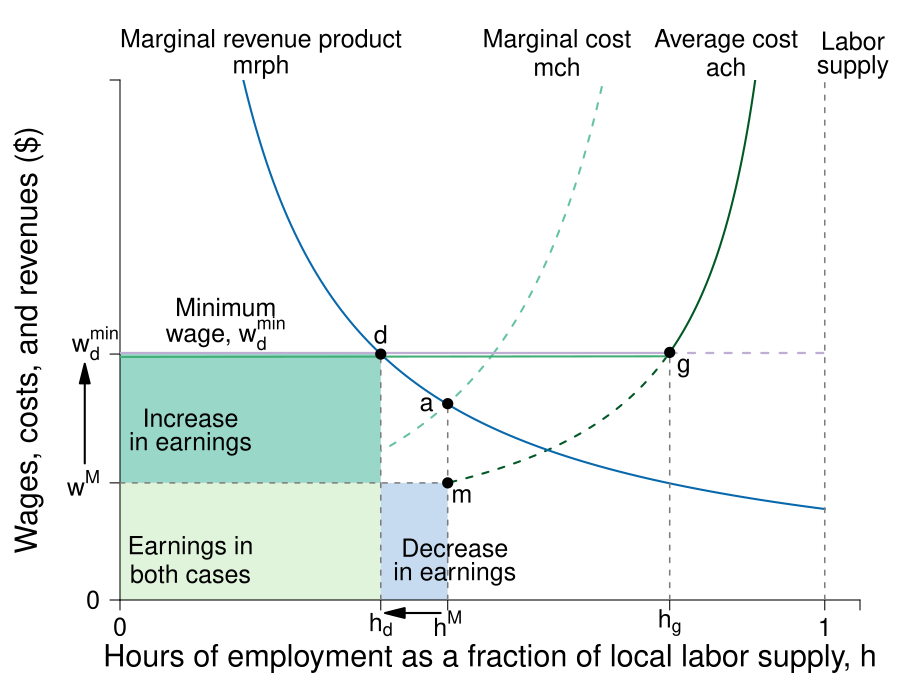

Write the R code that produced this figure.
#' Graph Designer: Scott Cohn
#' Authors: Bowles and Halliday
#' Title: Coordination, Conflict and Competition: A Text in Microeconomics

library(shape)
library(plotrix)
pdf(file = "employment/monopsony_earningschange.pdf", width = 9, height = 7)

#Set parameters for graphics
axislabelsize <- 1.8
labelsize <- 1.5
namesize <- 1.8
annotatesize <- 1.5
graphlinewidth <- 2
segmentlinewidth <- 1.5

COL <- c("#7fc97f", "#beaed4", "#fdc086", "#ffff99", "#386cb0", "#f0027f", "#bf5b17", "#666666")
COLA <- c("#e0f3db", "#99d8c9","#66c2a4","#41ae76", "#238b45", "#005824")
COLB <- c("#c6dbef", "#4eb3d3", "#2b8cbe", "#0868ac","#084081")
COLC <- c("#fcfbfd", "#efedf5", "#dadaeb", "#bcbddc", "#9e9ac8", "#807dba", "#6a51a3", "#54278f", "#3f007d")
grays <- gray.colors(25, start = 1, end = 0, alpha = 1)


WageFn <- function(h, ubar = 3, B = 2, t = 0.8) {
  B + ubar + (ubar - ubar*t +  ubar*t*h )/(t*(1 - h))
}

Mch <- function(h, ubar = 3, B = 2, t = 0.8) {
  B + ubar + (ubar - ubar*t +  ubar*t*h )/(t*(1 - h))+ (ubar*h)/(t*(1-h)^2)
}


MRP <- function(h, constant = 7, slope = 1){
  constant/(slope*h)
}

# mrp2 <- function(h, constant = 4, power = 2){
#   constant/(h^power)
# }

costRevSol <- function(h, constant = 7, ubar = 3, B = 2, t = 0.8){
  B + ubar + (ubar - ubar*t +  ubar*t*h )/(t*(1 - h)) + (ubar*h)/(t*(1-h)^2) - constant/h
}

#uniroot(costRevSol(x, constant = 7, ubar = 3, B = 2, t = 0.8), lower = 0.01, upper = 1)

par(mar =  c(5, 6, 4, 2))

xlims <- c(0, 1.05)
ylims <- c(0, 40)

plot(0, 0, xlim = xlims, ylim = ylims, type = "n",
     xlab = "",
     ylab = "",
     xaxt = "n", 
     yaxt = "n",
     cex.lab = axislabelsize, 
     bty = "n", 
     xaxs="i", 
     yaxs="i")

npts <- 500 
npts2 <- 501

#Guesses at intersections
LPoints <- c(0.465, 0.56) 
BPoints <- c(0.37, 0.53, 0.78)

#Specify the sequences of points for graphing. 
xx1 <- seq(xlims[1], BPoints[2], length.out = npts)
xx2 <- seq(BPoints[2], 1, length.out = npts)
xx3 <- seq(xlims[1], BPoints[3], length.out = npts)
xx4 <- seq(BPoints[3], 1, length.out = npts)
xx5 <- seq(xlims[1], 1, length.out = npts)


#Draw the lines for the graphs
lines(xx3, WageFn(xx3), col = COLA[6], lwd = graphlinewidth, lty = 2)
lines(xx4, WageFn(xx4), col = COLA[6], lwd = graphlinewidth, lty = 1)
lines(xx1, Mch(xx1), col = COLA[3], lwd = graphlinewidth, lty = 2)
lines(xx2, Mch(xx2), col = COLA[3], lwd = graphlinewidth, lty = 2)
lines(xx5, MRP(xx5), col = COLB[4], lwd = graphlinewidth)
#lines(xx1, mrp2(xx1), col = COLB[4], lwd = graphlinewidth)

#lines(xx2, solowCondition(xx2, delta = 5), col = COL[3], lwd = 4)
#lines(xx2, solowInfeas(xx2, delta = 5), col = COL[1], lwd = 4, lty = 2)




#Customize ticks and labels for the plot
ticksy <- c(0, MRP(BPoints[1]), WageFn(LPoints[1]), 40)
ylabels <- c(0, NA, expression(paste(w^M)), NA)
ticksx <- c(0, BPoints[1], LPoints[1], BPoints[3], 1, xlims[2])
xlabels <- c(0, expression(paste(h[d])), expression(paste(h^M)), expression(paste(h[g])),  1.0, NA)

xpoly1 <- c(0, 0, BPoints[1], BPoints[1])
ypoly1 <- c(0, WageFn(LPoints[1]), WageFn(LPoints[1]), 0)
polygon(x = xpoly1, y = ypoly1, col=COLA[1], density=NULL, border = NA)

xpoly2 <- c(LPoints[1], LPoints[1], BPoints[1], BPoints[1])
ypoly2 <- c(0, WageFn(LPoints[1]), WageFn(LPoints[1]), 0)
polygon(x = xpoly2, y = ypoly2, col=COLB[1], density=NULL, border = NA)

xpoly3 <- c(0, 0, BPoints[1], BPoints[1])
ypoly3 <- c(19, WageFn(LPoints[1]), WageFn(LPoints[1]), 19)
polygon(x = xpoly3, y = ypoly3, col=COLA[2], density=NULL, border = NA)


axis(1, at = ticksx, pos = 0, labels = xlabels, cex.axis = labelsize)
axis(2, at = ticksy, pos = 0, labels = ylabels, las = 1,cex.axis = labelsize)


text(-0.035, 19 + 0.75,  expression(paste(w[d]^min)), xpd = TRUE, cex = labelsize) 



#Axis labels 
text(0.5*xlims[2], -4.5,  expression(paste("Hours of employment as a fraction of local labor supply, ", h)), xpd = TRUE, cex = axislabelsize) 
text(-0.13, 0.5*ylims[2], expression(paste("Wages, costs, and revenues ($)")), xpd = TRUE, cex = axislabelsize, srt = 90) 


#Annotation of the  graphs
text(0.86, 43, expression(paste("Average cost")), cex = labelsize, xpd = TRUE)
text(0.86, 41, expression(paste(ach)), cex = labelsize, xpd = TRUE)

text(0.62, 43, expression(paste("Marginal cost")), cex = labelsize, xpd = TRUE)
text(0.62, 41, expression(paste(mch)), cex = labelsize, xpd = TRUE)

text(0.2, 43, expression(paste("Marginal revenue product")), cex = labelsize, xpd = TRUE)
text(0.2, 41, expression(paste(mrph)), cex = labelsize, xpd = TRUE)



#Labor supply
segments(1, 0, 1, 42, lty = 2, lwd = segmentlinewidth, col = grays[20])
text(1.04, 43, expression(paste("Labor")), cex = labelsize, xpd = TRUE)
text(1.04, 41, expression(paste("supply")), cex = labelsize, xpd = TRUE)



#segments(0, Mch(LPoints[1]), LPoints[1], Mch(LPoints[1]), lty = 2, lwd = segmentlinewidth, col = grays[20])
segments(LPoints[1], 0 , LPoints[1], Mch(LPoints[1]), lty = 2, lwd = segmentlinewidth, col = grays[20])
segments(0, WageFn(LPoints[1]), LPoints[1], WageFn(LPoints[1]), lty = 2, lwd = segmentlinewidth, col = grays[20])

segments(BPoints[1], 0, BPoints[1], MRP(BPoints[1]), lty = 2, lwd = segmentlinewidth, col = grays[20])

#Binding minimum wage
segments(0, 19, BPoints[3], 19, lty = 1, lwd = graphlinewidth + 0.2, col = COL[2])
segments(BPoints[3], 19, 1, 19, lty = 2, lwd = graphlinewidth + 0.2, col = COL[2])

#Green part of min wage
segments(0, 19 - 0.3, BPoints[3], WageFn(BPoints[3]) - 0.3, lty = 1, lwd = graphlinewidth, col = COLA[4])

points(BPoints[1], MRP(BPoints[1]), pch = 16, col = "black", cex = 1.5)
text(BPoints[1], MRP(BPoints[1]) + 1.5, expression(paste(d)), cex = labelsize)


segments(BPoints[3], 0, BPoints[3], WageFn(BPoints[3]), lty = 2, lwd = segmentlinewidth, col = grays[20])
points(BPoints[3], WageFn(BPoints[3]), pch = 16, col = "black", cex = 1.5)
text(BPoints[3] + 0.02, WageFn(BPoints[3]) - 1.2, expression(paste(g)), cex = labelsize)


points(LPoints[1], Mch(LPoints[1]), pch = 16, col = "black", cex = 1.5)
text(LPoints[1] - 0.03, MRP(LPoints[1]), expression(paste(a)), cex = labelsize)


points(LPoints[1], WageFn(LPoints[1]), pch = 16, col = "black", cex = 1.5)
text(LPoints[1] + 0.02, WageFn(LPoints[1]) - 1, expression(paste(m)), cex = labelsize)

#Arrows for effects of min wage
Arrows(LPoints[1] - 0.01, -1, BPoints[1] + 0.02, -1, col = "black", lty = 1, lwd = 2, arr.type = "triangle", xpd = TRUE)
Arrows(-0.05, WageFn(LPoints[1]) + 1.5, - 0.05, MRP(BPoints[1]) - 1.5, col = "black", lty = 1, lwd = 2, arr.type = "triangle", xpd = TRUE)


text(0.15, MRP(BPoints[1]) + 3.6, expression(paste("Minimum")), cex = labelsize)
text(0.15, MRP(BPoints[1]) + 1.6, expression(paste("wage, ", w[d]^min)), cex = labelsize)

text(0.1, 14, expression(paste("Increase")), cex = labelsize)
text(0.1, 12, expression(paste("in earnings")), cex = labelsize)

text(0.1, 4, expression(paste("Earnings in")), cex = labelsize)
text(0.1, 2, expression(paste("both cases")), cex = labelsize)

text(0.475, 4, expression(paste("Decrease")), cex = labelsize)
text(0.475, 2, expression(paste("in earnings")), cex = labelsize)


dev.off()
